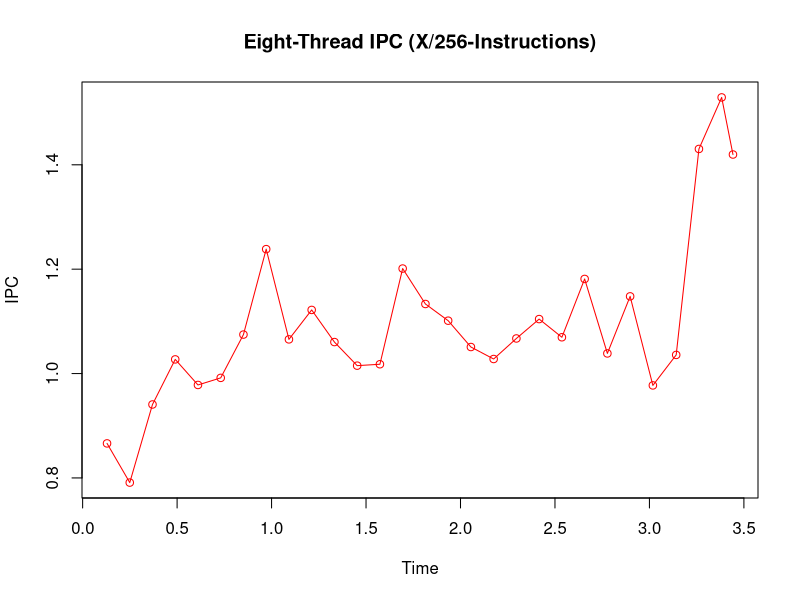
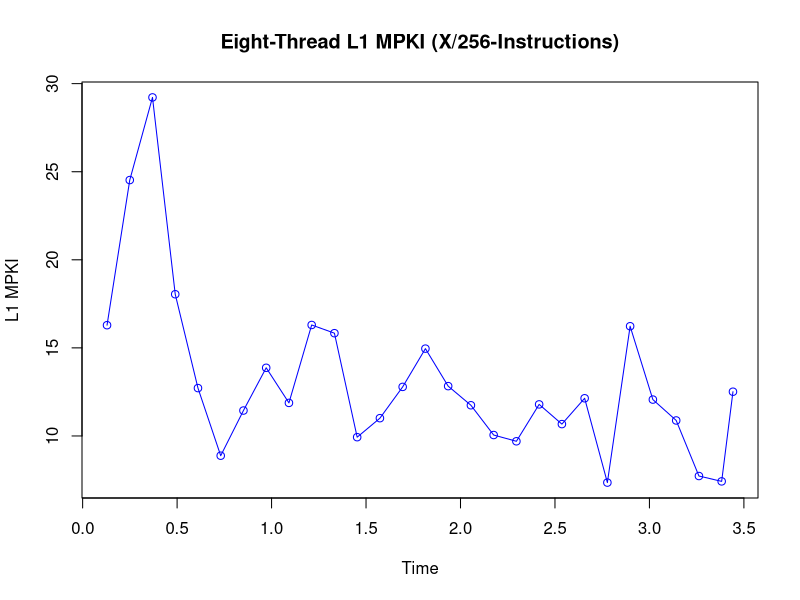
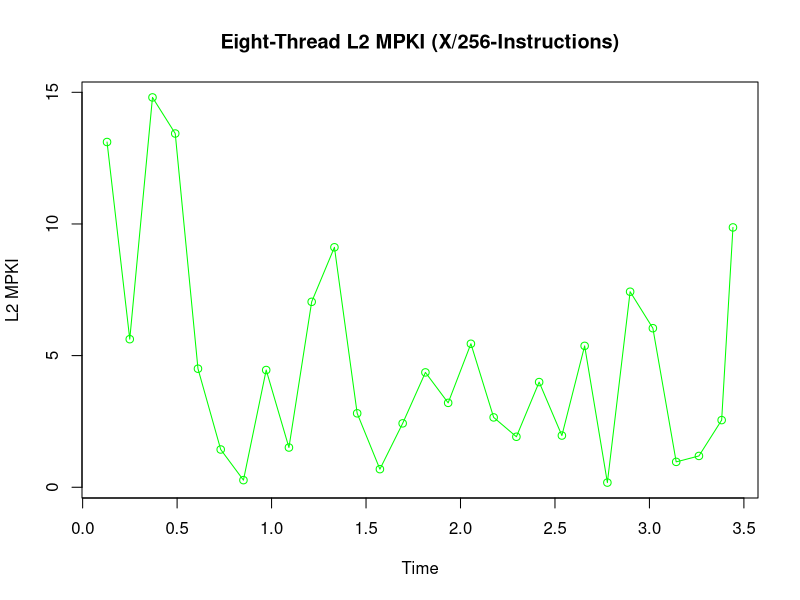
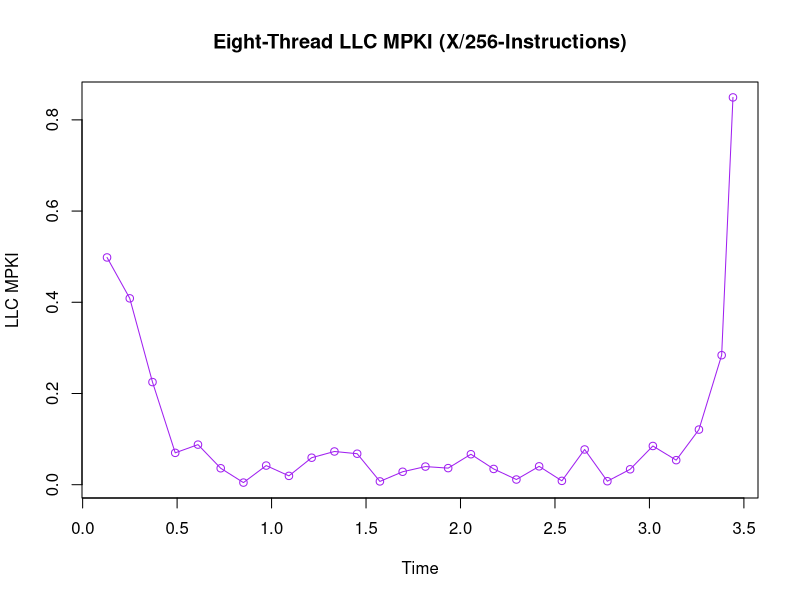
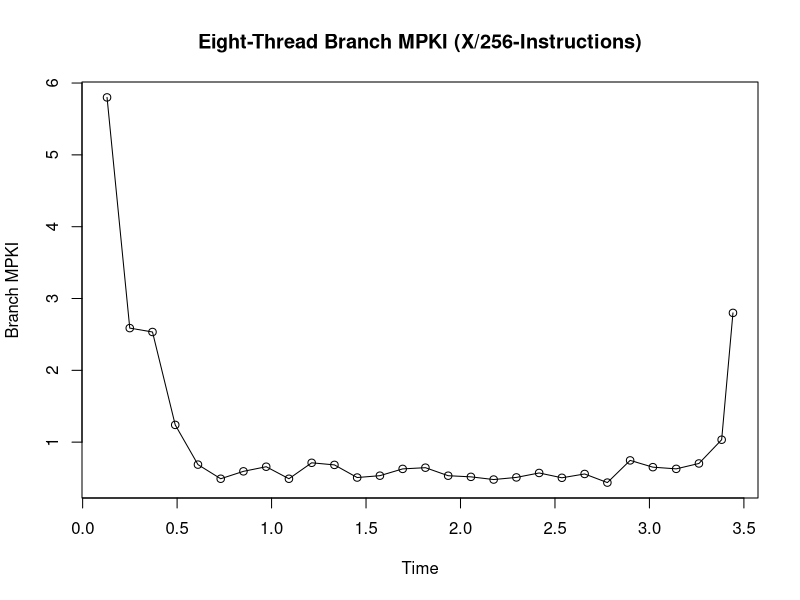

These charts were generated, in order, by the following R code:
#-----------------------------------------------------------------------------------------------------------------
# Eight Thread (X/256)
#-----------------------------------------------------------------------------------------------------------------

data <- read.csv("eight_thread_saliency_run_D256.csv")

data$Timestamp <- as.character(data$Timestamp)
data$Timestamp[which(data$Timestamp=="<not counted>")] <- "0"
data$Timestamp <- as.numeric(data$Timestamp)

data$instructions <- as.character(data$instructions)
data$instructions[which(data$instructions=="<not counted>")] <- "0"
data$instructions <- as.numeric(data$instructions)

data$cpu.cycles <- as.character(data$cpu.cycles)
data$cpu.cycles[which(data$cpu.cycles=="<not counted>")] <- "0"
data$cpu.cycles <- as.numeric(data$cpu.cycles)

data$L1.dcache.load.misses <- as.character(data$L1.dcache.load.misses)
data$L1.dcache.load.misses[which(data$L1.dcache.load.misses=="<not counted>")] <- "0"
data$L1.dcache.load.misses <- as.numeric(data$L1.dcache.load.misses)

data$l2_rqsts.miss <- as.character(data$l2_rqsts.miss)
data$l2_rqsts.miss[which(data$l2_rqsts.miss=="<not counted>")] <- "0"
data$l2_rqsts.miss <- as.numeric(data$l2_rqsts.miss)

data$LLC.load.misses <- as.character(data$LLC.load.misses)
data$LLC.load.misses[which(data$LLC.load.misses=="<not counted>")] <- "0"
data$LLC.load.misses <- as.numeric(data$LLC.load.misses)

data$branch.misses <- as.character(data$branch.misses)
data$branch.misses[which(data$branch.misses=="<not counted>")] <- "0"
data$branch.misses <- as.numeric(data$branch.misses)

#-----------------------------------------------------------------------------------------------------------------
# Eight Thread IPC Plott (X/256)
#-----------------------------------------------------------------------------------------------------------------

IPC = data$instructions/data$cpu.cycles
plot(IPC ~ data$Timestamp, type="o", col="red", main="Eight-Thread IPC (X/256-Instructions)", xlab="Time", ylab="IPC")
#par(new = TRUE) #Plots the next graph on the same graph

#-----------------------------------------------------------------------------------------------------------------
# Eight Thread L1 MPKI Plot (X/256)
#-----------------------------------------------------------------------------------------------------------------

L2MPKI = (data$L1.dcache.load.misses)/(data$instructions/1000)
plot(L2MPKI ~ data$Timestamp, type="o", col="blue", main="Eight-Thread L1 MPKI (X/256-Instructions)", xlab="Time", ylab="L1 MPKI")

#-----------------------------------------------------------------------------------------------------------------
# Eight Thread L2 MPKI Plot (X/256)
#-----------------------------------------------------------------------------------------------------------------

L2MPKI = (data$l2_rqsts.miss)/(data$instructions/1000)
plot(L2MPKI ~ data$Timestamp, type="o", col="green", main="Eight-Thread L2 MPKI (X/256-Instructions)", xlab="Time", ylab="L2 MPKI")

#-----------------------------------------------------------------------------------------------------------------
# Eight Thread LLC MPKI Plot (X/256)
#-----------------------------------------------------------------------------------------------------------------

LLCMPKI = (data$LLC.load.misses)/(data$instructions/1000)
plot(LLCMPKI ~ data$Timestamp, type="o", col="purple", main="Eight-Thread LLC MPKI (X/256-Instructions)", xlab="Time", ylab="LLC MPKI")

#-----------------------------------------------------------------------------------------------------------------
# Eight Thread Branch MPKI Plot (X/256)
#-----------------------------------------------------------------------------------------------------------------

BranchMPKI= (data$branch.misses)/(data$instructions/1000)
plot(BranchMPKI ~ data$Timestamp, type="o", col="black", main="Eight-Thread Branch MPKI (X/256-Instructions)", xlab="Time", ylab="Branch MPKI")

